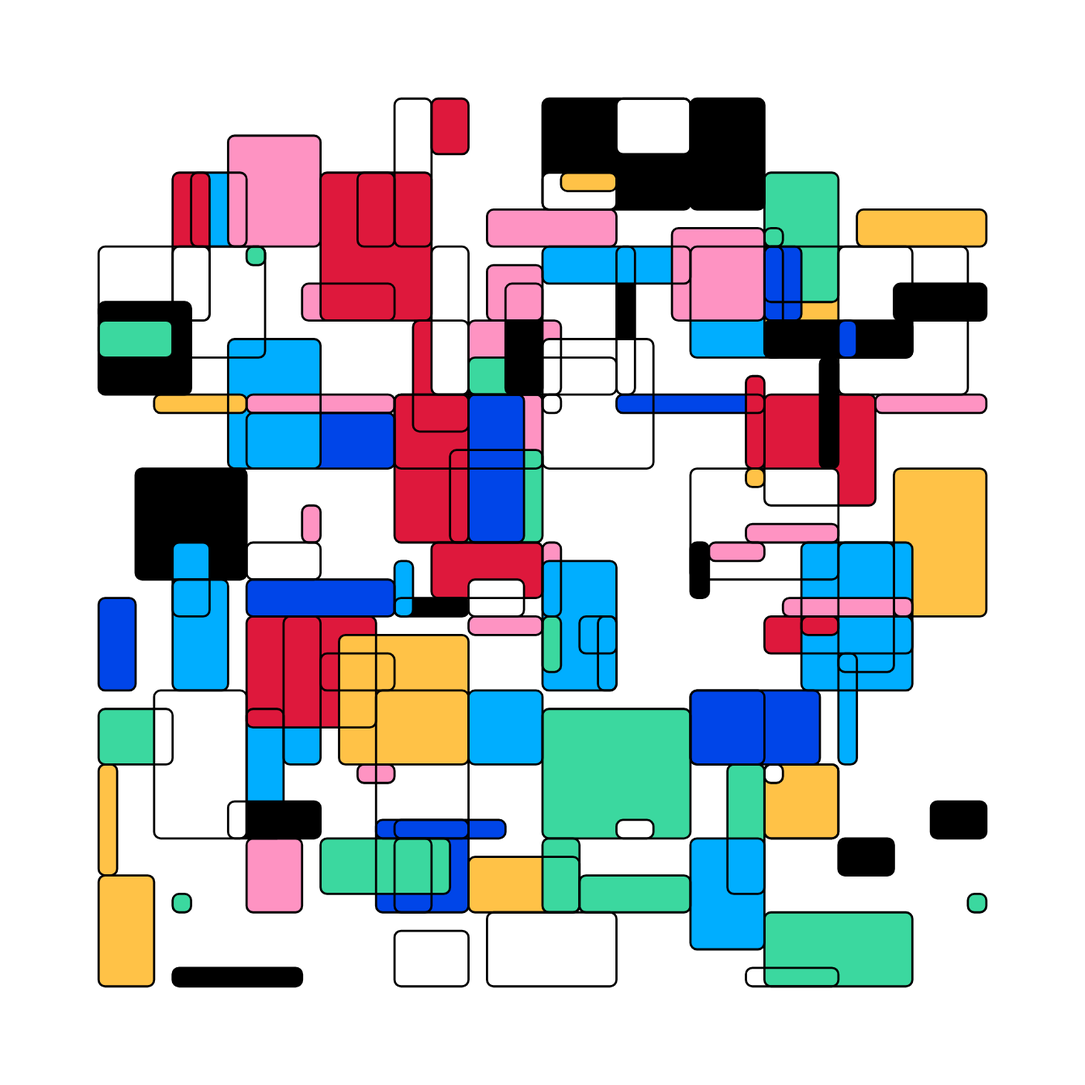
Frame 1 (no input)
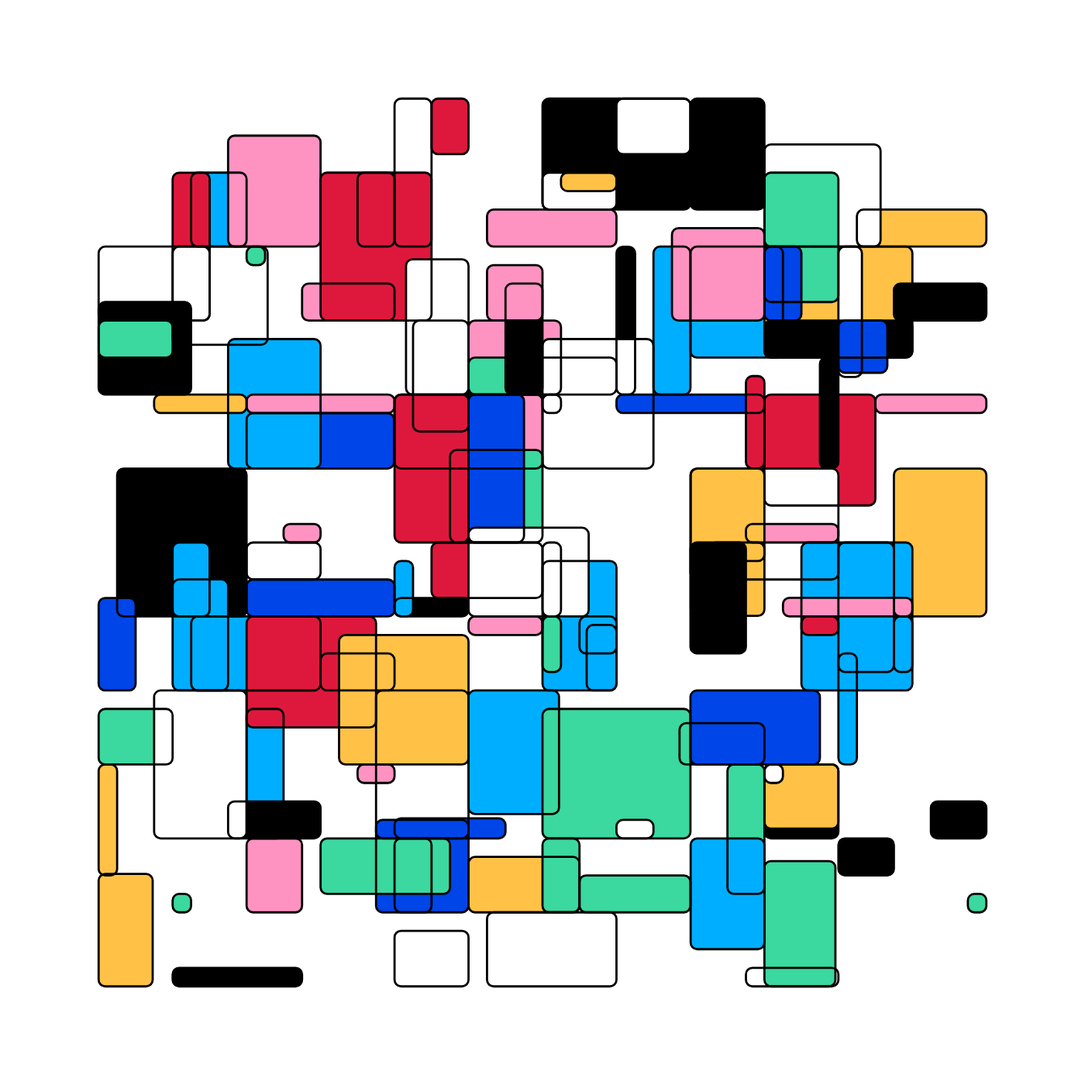
Frame 60 (no input)
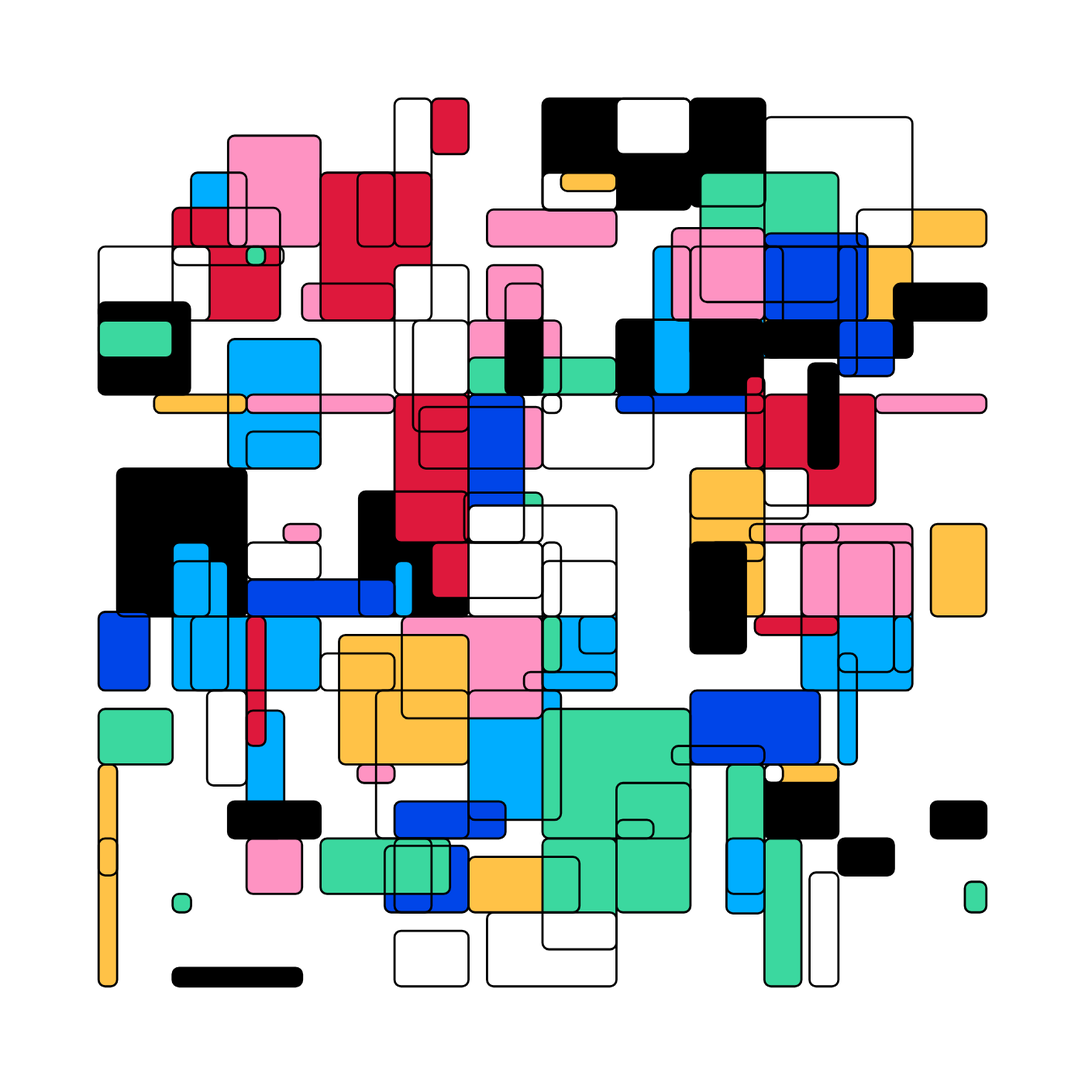
Frame 120 (the mouse pressed at the canvas centre since frame 60)

The p5.js sketch that drew these frames (run headless with seeded random() and noise() and a simulated clock; from frame 60 on, the mouse is pressed at the canvas centre):

// p5.js sketch
// ── sketch.js
let rects = [];
let colors = ['#FE93C2', '#3BD89F', '#0045E8', '#DE183C', '#FFC247', '#ffffff', '#000000', '#00aeff'];
let gridW;
let gridH;
let rows = 11;
let cols = 11;
let rectCorner;

function setup() {
    createCanvas(1400, 1400);
    gridW = width * 0.75;
    gridH = height * 0.75;
    let cellW = gridW / cols;
    let cellH = gridH / rows;
    let sep = 8;
    for (let i = 0; i < cols; i++) {
        for (let j = 0; j < rows; j++) {
            let x = i * cellW + cellW / 2;
            let y = j * cellH + cellH / 2;
            let rectSize = cellW * 2;
            let opt = int(random(4))
            shuffle(colors, true);
            if (opt == 0) rects.push(new SuperRect(x - (rectSize / 2), y - (rectSize / 2), rectSize, rectSize, 0, sep, colors[1]));
            if (opt == 1) rects.push(new SuperRect(x + (rectSize / 2), y - (rectSize / 2), rectSize, rectSize, PI * 0.5, sep, colors[2]));
            if (opt == 2) rects.push(new SuperRect(x + (rectSize / 2), y + (rectSize / 2), rectSize, rectSize, PI, sep, colors[3]));
            if (opt == 3) rects.push(new SuperRect(x - (rectSize / 2), y + (rectSize / 2), rectSize, rectSize, PI * 1.5, sep, colors[4]));
        }
    }
    rectCorner = width * 0.006;
    shuffle(rects, true);
}

function draw() {
    translate((width - gridW) / 2, (height - gridH) / 2);

    background('#ffffff');
    noStroke();
    for (let i = 0; i < rects.length; i++) {
        let r = rects[i];
        push();
        translate(r.x, r.y);
        rotate(r.a);
        fill(r.clr);
        rect(0, 0, r.w, r.h, rectCorner);
        pop();
    }

    strokeWeight(width * 0.002);
    stroke('#000000');
    for (let i = 0; i < rects.length; i++) {
        let r = rects[i];
        push();
        translate(r.x, r.y);
        rotate(r.a);
        noFill();
        rect(0, 0, r.w, r.h, rectCorner);

        pop();
    }

    for (let i of rects) {
        i.move();
    }
}

function easeInOutQuint(x) {
    return x < 0.5 ? 16 * x * x * x * x * x : 1 - Math.pow(-2 * x + 2, 5) / 2;
}

class SuperRect {
    constructor(x, y, w, h, a, sep, clr) {
        this.x = x;
        this.y = y;
        this.w = w;
        this.h = h;
        this.a = a;
        this.clr = clr;
        this.separate = sep;
        this.originW = w;
        this.originH = h;
        this.setValues();
        this.w = this.toW;
        this.h = this.toH;
        this.setValues();
        this.toggle = false;
    }

    move() {
        if (this.toggle) {
            this.time++;
            if (0 < this.time && this.time < this.duration) {
                let n = norm(this.time, 0, this.duration);
                this.w = lerp(this.fromW, this.toW, easeInOutQuint(n));
                this.h = lerp(this.fromH, this.toH, easeInOutQuint(n));
            } else if (this.duration < this.time) {
                this.toggle = false
            }
        }

        if ((this.toggle == false) && (random() < 0.005)) {
            this.toggle = true;
            this.time = 0;
            this.setValues();
        }
    }

    setValues() {
        this.fromW = this.w;
        this.toW = ((this.originW / this.separate) * int(random(this.separate) + 1));
        this.fromH = this.h;
        this.toH = (this.originH / this.separate) * int(random(this.separate) + 1);
        this.time = 0;
        this.duration = int(random(30, 120));

    }
}
